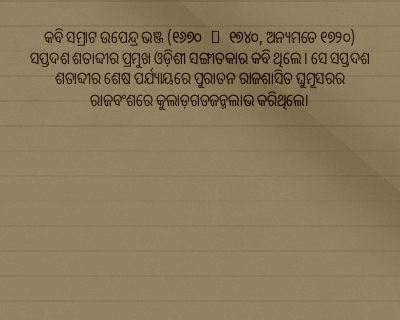
#> input picture image_distrotion/aged_manuscript/doc_lined_paper_1_fold_bleed_brightness_contrast.png, 400 x 320 px
$ python -i model.py   (imports and definitions only)
#> lines starting #> are read from the running program, lines starting #| are printed output that depends on the picture
#!/usr/bin/env python
# -*- coding: utf-8 -*-

"""
Comprehensive Synthetic Document Image Generator

This script generates highly realistic document images with text, applying a
wide variety of advanced augmentations to simulate age, wear, material types,
and physical distortions. It is designed to be a flexible command-line tool
for creating rich datasets for OCR and document analysis.

Key Features:
- Four procedural background styles: Lined, Old Paper, Birch, Parchment.
- Option to use real images as backgrounds.
- Advanced effects: Paper folds, ink bleed, perspective warp, shadows, and more.
- Geometric distortions: Cylindrical and washboard page warping.
- Fine-grained control over which effects to apply via command line.
"""

import os
import cv2
import math
import random
import argparse
import logging
from math import pi
from typing import Dict, List, Tuple, Optional, Callable
import numpy as np
from PIL import Image, ImageDraw, ImageFont, ImageEnhance, ImageFilter

# Attempt to import the 'noise' library for Perlin noise effects.
try:
    from noise import pnoise2
    NOISE_LIB_AVAILABLE = True
except ImportError:
    NOISE_LIB_AVAILABLE = False
    print("Warning: 'noise' library not found. Paper fiber texture will be disabled.")
    print("Install it with: pip install noise")


# --- Configuration ---

# Configure logging for clear feedback during the generation process.
# [1 line not run here, left out]
logger = logging.getLogger(__name__)

# A consolidated dictionary of all default parameters, combining both script versions.
DEFAULT_PARAMS = {
    # Basic options
    'width': 400,
    'height': 320,
    'base_images': 1,

    # Font and file path options
    'font_dir': '.',  # Default to the current directory for portability
    'font': 'NotoSansOriya_ExtraCondensed-Regular.ttf',
    'image_dir': '', # Optional: Directory to sample real background images from

    # Generation-level augmentations
    'noise': 0.7,
    'aging': 0.6,
    'texture': 0.7,
    'stains': 0.6,
    'stain_intensity': 0.5,
    'fiber_density': 0.5, # Controls intensity of Perlin noise paper fibers

    # Word-level options
    'word_position': 0.6,
    'ink_color': 0.5,
    'line_spacing': 0.4,
    'baseline': 0.3,
    'word_angle': 0.0,

    # Post-processing toggles and parameters
    'apply_transforms': True,
    'rotation_max': 5.0,
    'brightness_var': 0.2,
    'contrast_var': 0.2,
    'noise_min': 0.01,
    'noise_max': 0.05,
    'blur_min': 0.5,
    'blur_max': 1.0,

    # Advanced effect parameters
    'fold_intensity': 0.3,
    'bleed_intensity': 0.3,
    'bleed_radius': 3,
    'corner_displacement': 20, # For perspective warp
    'shadow_angle': 45,
    'shadow_intensity': 0.4,

    # Debugging
    'debug_mode': False,
}

# --- Advanced Effect Implementation ---

class AdvancedImageEffects:
    """A collection of static methods for simulating realistic document effects."""

    # [56 lines left out: functions simulate_paper_fiber_texture, simulate_fold_crease, not called in this run]

    @staticmethod
    def simulate_ink_bleed(image: np.ndarray, bleed_intensity: float = 0.3, bleed_radius: int = 3) -> np.ndarray:
        """Simulates ink bleeding into the paper using morphological dilation."""
#> called with bleed_intensity = 0.3, bleed_radius = 3
        try:
            gray = cv2.cvtColor(image, cv2.COLOR_RGB2GRAY)
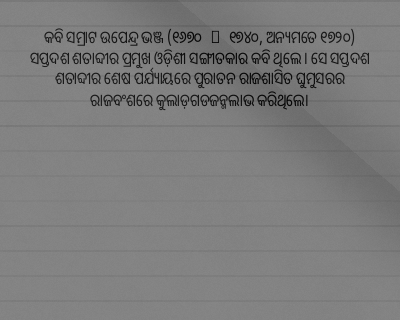
#> gray: shape (320, 400); min 6, max 135, mean 123.2
            # Invert the threshold to get a mask of the dark text areas
            _, text_mask = cv2.threshold(gray, 200, 255, cv2.THRESH_BINARY_INV)
#> text_mask: shape (320, 400); every value is 255

            kernel_size = max(1, int(bleed_radius * 2 + 1))
            kernel = cv2.getStructuringElement(cv2.MORPH_ELLIPSE, (kernel_size, kernel_size))
            # Dilate the text mask to simulate the ink spreading
            bleeding_mask = cv2.dilate(text_mask, kernel, iterations=1)

            # Blur the mask to create a soft falloff effect
            bleed_effect = cv2.GaussianBlur(bleeding_mask.astype(np.float32), (kernel_size, kernel_size), 0)
#> bleed_effect: shape (320, 400) float32; every value is 255
            bleed_effect = (bleed_effect / 255.0) * bleed_intensity
#> bleed_effect: shape (320, 400) float32; every value is 0.3

            result = image.copy().astype(np.float32)
            for c in range(3):
                # Blend the original image with a darkened version based on the bleed mask
                result[:, :, c] = result[:, :, c] * (1 - bleed_effect) + (result[:, :, c] * 0.7) * bleed_effect

            return np.clip(result, 0, 255).astype(np.uint8)
        except Exception as e:
            logger.error(f"Error in ink bleed simulation: {e}")
            return image

    # [272 lines left out: functions apply_perspective_distortion, cylindrical_edge_warp, washboard_warp, create_background, render_text, apply_postprocessing and 1 more, not called in this run]

# [2 lines not run here, left out]

>>> import cv2
>>> picture = cv2.cvtColor(cv2.imread('aged_manuscript/doc_lined_paper_1_fold_bleed_brightness_contrast.png'), cv2.COLOR_BGR2RGB)
>>> result = AdvancedImageEffects().simulate_ink_bleed(picture)
